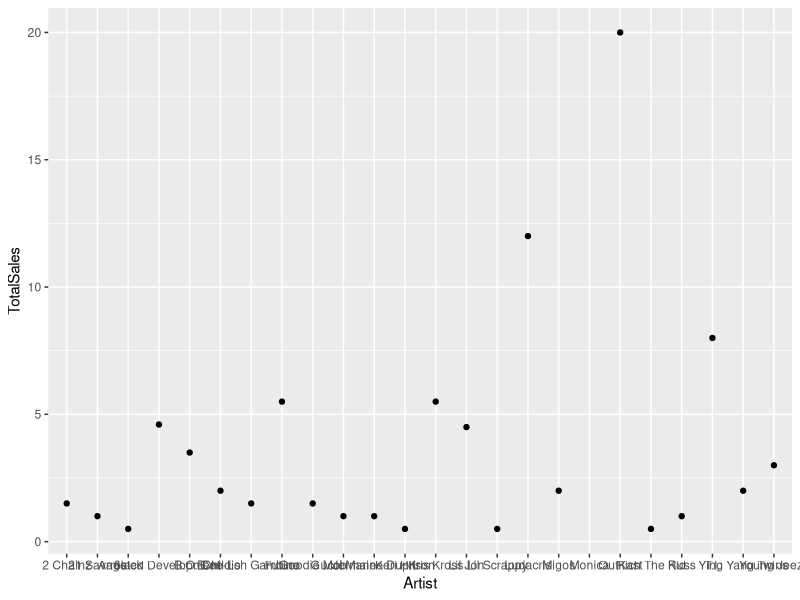
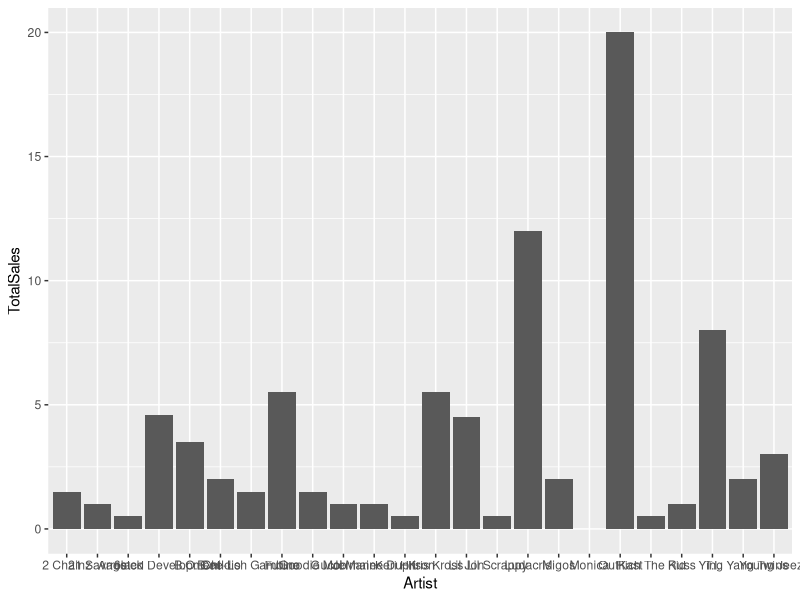

Write the R code that produced these figures, in order. (Note: this script raises an error after producing the figures.)
library(tidyverse)

library(readxl)
library(lubridate)

install.packages("openxlsx")
library(openxlsx)
library(forcats)
# Reads excel file into R by using it's path, selects the sheet "Discography", uses the first row as column names, and stores it into atlRappers
atlRappers <- read_excel("datasets/atlRappers.xlsx", sheet = "Discography", col_names = TRUE)
View(atlRappers)



# Takes atlRappers, converts the excel date/number format to a YYYY-MM-DD format, rearranges the columns (starting with Artist, Title, ReleaseDates, Certification, then everything else), and deletes the ReleaseDate column
atlRappers <- atlRappers %>% 
  mutate(ReleaseDates = convertToDate(ReleaseDate, origin = "1900-01-01")) %>%
  select(Artist, Title, ReleaseDates, Certification, everything()) %>%
  mutate(ReleaseDate = NULL)

# Filters out rows where certification is NA
atlBestSellers <- atlRappers %>%
  filter(!is.na(Certification))

# Silver = .1
# Gold = .5
# Platinum = 1
# 2x Platinum = 2
# 3x Platinum = 3
# 4x Platinum = 4
# 5x Platinum = 5
# 6x Platinum = 6
# 7x Platinum = 7
# 8x Platinum = 8
# 9x Platinum = 9
# Diamond = 10


# Added a new column that gives a numerical value to certifications
atlBestSellers1 <- atlBestSellers %>%
  mutate(CertificationNum = case_when(
  Certification == "Silver" ~ .1,
  Certification == "Gold" ~ .5,
  Certification == "Platinum" ~ 1,
  Certification == "Two Platinum" ~ 2,
  Certification == "Three Platinum" ~ 3,
  Certification == "Four Platinum" ~ 4,
  Certification == "Five Platinum" ~ 5,
  Certification == "Six Platinum " ~ 6,
  Certification == "Seven Platinum" ~ 7,
  Certification == "Eight Platinum" ~ 8,
  Certification == "Nine Platinum" ~ 9,
  Certification == "Diamond" ~ 10)
  )

View(atlBestSellers1)

# Grouped artists together and summed there certifications
atlBestSellersGrouped <- atlBestSellers1 %>%
  group_by(Artist) %>%
  summarise(TotalSales = sum(CertificationNum)) %>%
  arrange(desc(TotalSales))


atlRappersInfo <- read_excel("datasets/atlRappers.xlsx", sheet = "atlRappers", col_names = TRUE)
?left_join()

atlBestSellersGrouped <- left_join(atlBestSellersGrouped, atlRappersInfo, by = "Artist")
ggplot(atlBestSellersGrouped, aes(Artist, TotalSales)) + geom_point()

ggplot(atlBestSellersGrouped, aes(Artist, TotalSales)) + geom_col()

bind_cols(atlBestSellers1, atlRappersInfo)

write_csv(atlBestSellers1, "/Users/soried/projects/atlRap/datasets/atlCertifications.csv")
